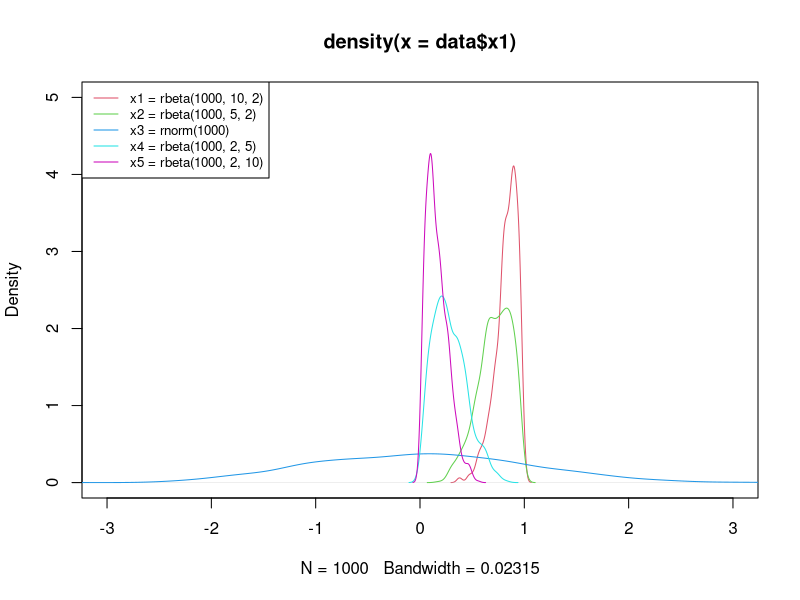
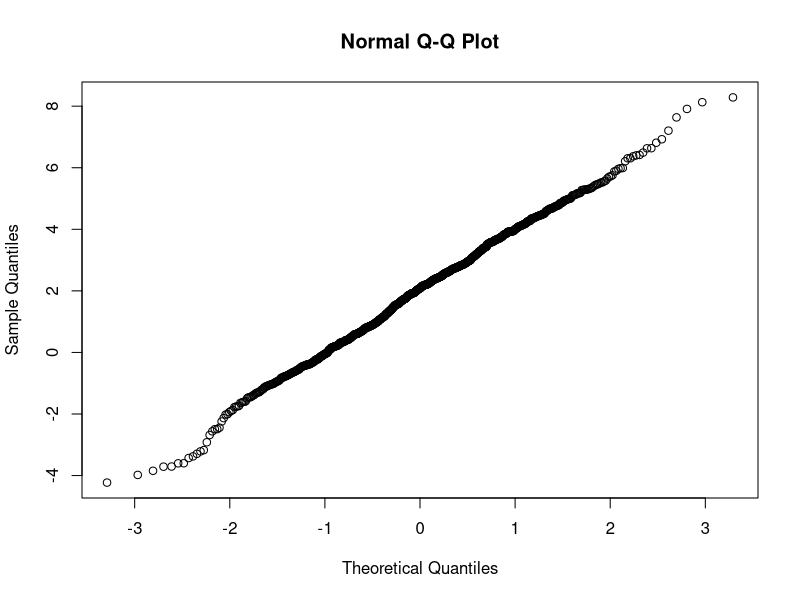
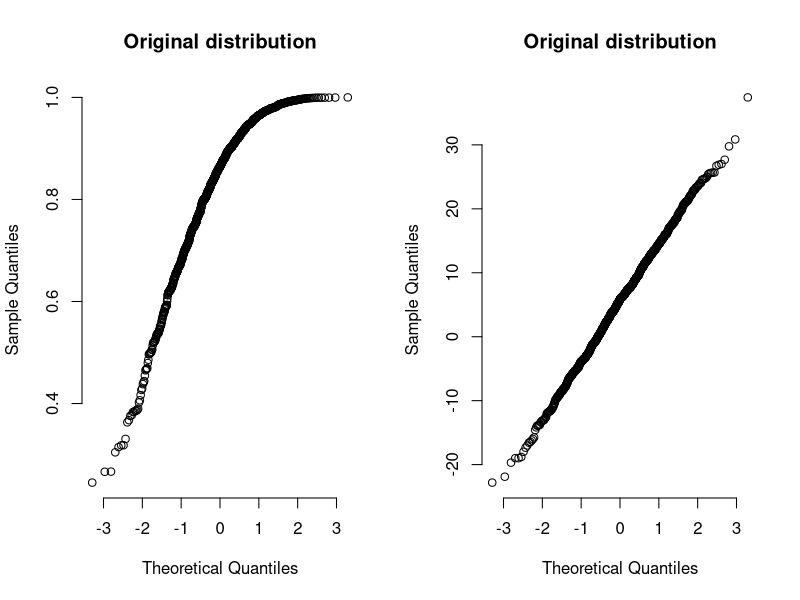

Source code (R) for these figures, in order:
## ---- chunk 1
knitr::opts_chunk$set(echo = TRUE)
## ---- chunk 2

# The following example was taken from: https://statisticsglobe.com/draw-normal-left-right-skewed-distributions-r

set.seed(35486)                    # Create random distributions
data <- data.frame(x1 = rbeta(1000, 10, 2),
                   x2 = rbeta(1000, 5, 2),
                   x3 = rnorm(1000),
                   x4 = rbeta(1000, 2, 5),
                   x5 = rbeta(1000, 2, 10))

head(data)                         # Print head of data
## ---- chunk 3
plot(density(data$x1), col = 2,    # Overlay all columns as densities
     xlim = c(- 3, 3),
     ylim = c(0, 5))
lines(density(data$x2), col = 3)

lines(density(data$x3), col = 4)
lines(density(data$x4), col = 5)
lines(density(data$x5), col = 6)
legend("topleft",                  # Add legend to plot
       legend = c("x1 = rbeta(1000, 10, 2)",
                  "x2 = rbeta(1000, 5, 2)",
                  "x3 = rnorm(1000)",
                  "x4 = rbeta(1000, 2, 5)",
                  "x5 = rbeta(1000, 2, 10)"),
       col = 2:6,
       lty = 1,
       cex = 0.8)

## ---- chunk 4
generate_dataset <- function(datasets, vectors, samples) {
  list_datasets <- list()
  dataset_names <- list()
  for(n in seq(datasets)){
    dataset <- matrix(nrow= samples, ncol=vectors)
    col_names <- list()
    for(i in seq(vectors)){
      value <- rbeta(samples, 10, 2)
      dataset[,i] <- value
      var_name <- paste0("vector_", i)
      col_names <- c(col_names, var_name)
    }
    dataset <- data.frame(dataset)
    colnames(dataset) <- col_names
    list_datasets[[n]] <- dataset
    new_name <- paste0("dataset", n)
    dataset_names <- c(dataset_names, new_name)
  }
  names(list_datasets) <- dataset_names
  return(list_datasets)
}

test_refactored_1 <- generate_dataset(3, 300, 1000)
## ---- chunk 5
generate_dataset <- function(datasets, vectors, samples) {
  list_datasets <- list()
  dataset_names <- list()
  for(n in seq(datasets)){
    dataset <- matrix(nrow= samples, ncol=vectors)
    col_names <- list()
    for(i in seq(vectors)){
      value <- rbeta(samples, sample.int(10, 1), sample.int(10, 1))
      dataset[,i] <- value
      var_name <- paste0("vector_", i)
      col_names <- c(col_names, var_name)
    }
    dataset <- data.frame(dataset)
    colnames(dataset) <- col_names
    list_datasets[[n]] <- dataset
    new_name <- paste0("dataset", n)
    dataset_names <- c(dataset_names, new_name)
  }
  names(list_datasets) <- dataset_names
  return(list_datasets)
}

test_refacotred_2 <- generate_dataset(3, 300, 1000)
## ---- chunk 6
generate_dataset <- function(n, vectors, samples, calc_function = rbeta) {
  list_datasets <- list()
  dataset_names <- list()
  for(n in seq(n)){
    dataset <- matrix(nrow= samples, ncol=vectors)
    col_names <- list()
    for(i in seq(vectors)){
      value <- calc_function(samples, sample.int(10, 1), sample.int(10, 1))
      dataset[,i] <- value
      var_name <- paste0("vector_", i)
      col_names <- c(col_names, var_name)
    }
    dataset <- data.frame(dataset)
    colnames(dataset) <- col_names
    list_datasets[[n]] <- dataset
    new_name <- paste0("dataset", n)
    dataset_names <- c(dataset_names, new_name)
  }
  names(list_datasets) <- dataset_names
  return(list_datasets)
}

test_refactored_3 <- generate_dataset(3, 300, 1000, rnorm)
dataframe_1 <- test_refactored_3[[1]]
qqnorm(dataframe_1[[1]])
## ---- chunk 7
generate_dataset <- function(n, vectors, samples, calc_function = rbeta) {
  list_datasets <- list()
  dataset_names <- list()
  for(n in seq(n)){
    dataset <- matrix(nrow= samples, ncol=vectors)
    col_names <- list()
    for(i in seq(vectors)){
      value <- calc_function(samples, sample.int(10, 1), sample.int(10, 1))
      dataset[,i] <- value
      var_name <- paste0("vector_", i)
      col_names <- c(col_names, var_name)
    }
    dataset <- data.frame(dataset)
    colnames(dataset) <- col_names
    list_datasets[[n]] <- dataset
    new_name <- paste0("dataset", n)
    dataset_names <- c(dataset_names, new_name)
  }
  names(list_datasets) <- dataset_names
  return(list_datasets)
}
## ---- chunk 8
sample_dataset_beta <- generate_dataset(1, 300, 1000, rbeta)
sample_dataset_norm <- generate_dataset(1, 300, 1000, rnorm)
## ---- chunk 9
par(mfrow=c(1,2))

dataframe_beta <- sample_dataset_beta[[1]]
dataframe_norm <- sample_dataset_norm[[1]]

qqnorm(dataframe_beta[[1]], main = "Original distribution", pch = 1, frame = FALSE)
qqnorm(dataframe_norm[[1]], main = "Original distribution", pch = 1, frame = FALSE)
